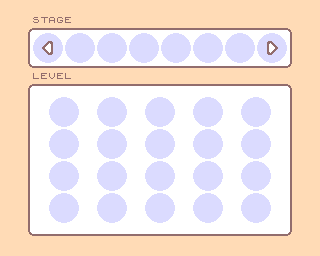

Rendered tile map (Tiled .tmx) drawn with the repository's tilesets; below, a short description and the map source with its tile grids summarised:
An orthogonal 40x32 tile map with 8x8 px tiles, 1 tile layer (level_selector), 5 hidden layers not drawn.

<map version="1.10" tiledversion="1.10.2" orientation="orthogonal" renderorder="right-down" width="40" height="32" tilewidth="8" tileheight="8" infinite="0" nextlayerid="8" nextobjectid="1">
 <tileset firstgid="1" name="tileset" tilewidth="8" tileheight="8" tilecount="256" columns="2">
  <image source="tileset.png" width="16" height="1024" />
 </tileset>
 <layer id="7" name="level_selector" width="40" height="32">
  <data>[1280 cells, 1280 non-empty, 38 distinct tile ids]</data>
 </layer>
 <layer id="1" name="base" width="40" height="32" visible="0">
  <data>[1280 cells, 1280 non-empty, 142 distinct tile ids]</data>
 </layer>
 <layer id="2" name="blue_path" width="40" height="32" visible="0">
  <data>[1280 cells, 54 non-empty, 18 distinct tile ids]</data>
 </layer>
 <layer id="3" name="red_path" width="40" height="32" visible="0">
  <data>[1280 cells, 150 non-empty, 21 distinct tile ids]</data>
 </layer>
 <layer id="4" name="green_path" width="40" height="32" visible="0">
  <data>[1280 cells, 102 non-empty, 18 distinct tile ids]</data>
 </layer>
 <layer id="5" name="yella_path" width="40" height="32" visible="0">
  <data>[1280 cells, 54 non-empty, 18 distinct tile ids]</data>
 </layer>
</map>
